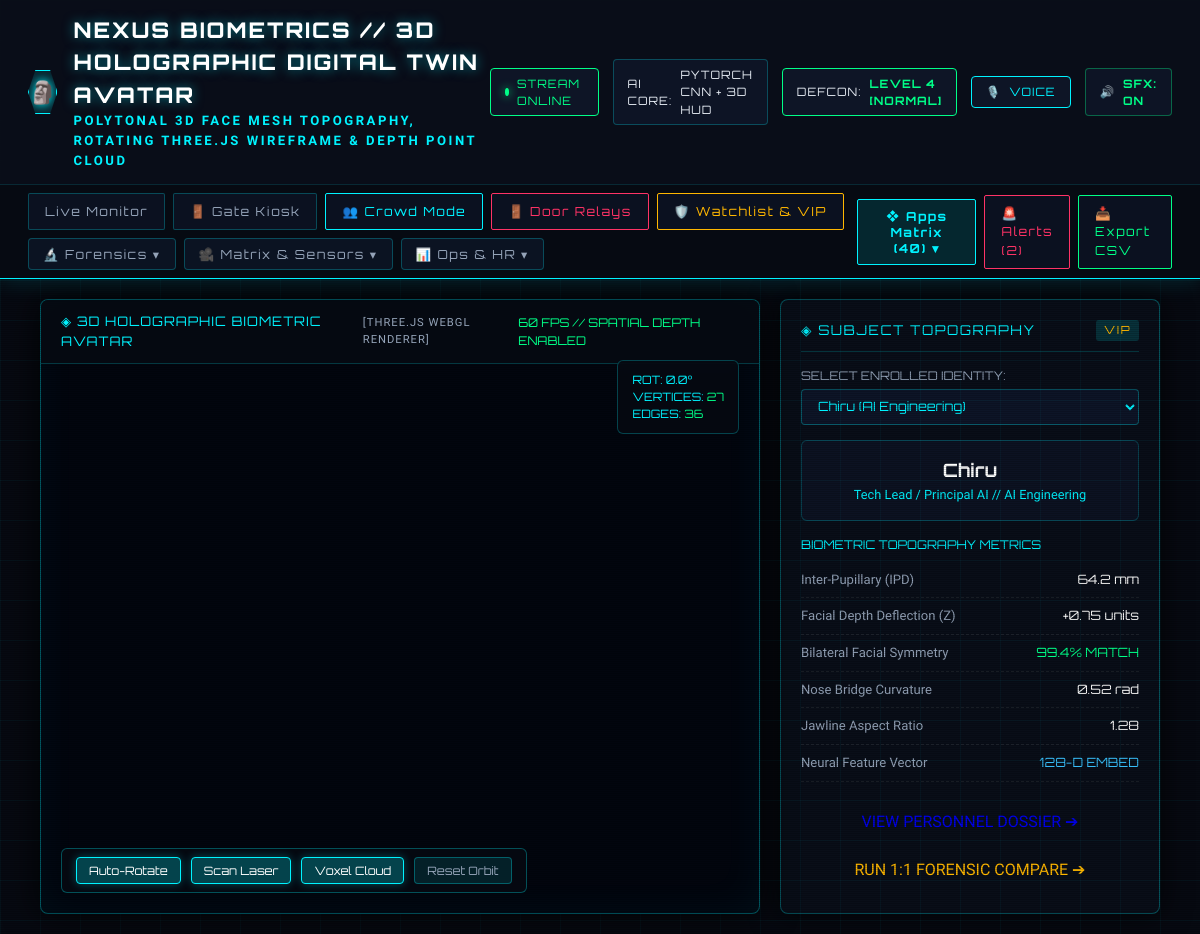
The page /avatar on the database its author committed.
### tables this page shows
CREATE TABLE users (
                    id INTEGER PRIMARY KEY AUTOINCREMENT,
                    name TEXT UNIQUE NOT NULL,
                    emp_id TEXT,
                    department TEXT,
                    registered_at TEXT
                , user_type TEXT DEFAULT 'Employee', role_title TEXT DEFAULT 'Member', email TEXT DEFAULT '', security_clearance TEXT DEFAULT 'STANDARD', access_notes TEXT DEFAULT '');

### app.py (the view)
@app.route('/avatar')
def avatar_view():
    user_name = request.args.get('user', 'Chiru')
    mesh = db.get_avatar_mesh_data(user_name)
    users = db.get_users()
    stats = db.get_stats()
    return render_template('avatar.html', stats=stats, mesh=mesh, users=users)

### attendance_engine/db.py (called while the page is built)
    def _get_connection(self):
        conn = sqlite3.connect(self.db_path, check_same_thread=False)
        conn.row_factory = sqlite3.Row
        return conn

    def get_users(self, user_type=None):
        with self._get_connection() as conn:
            cursor = conn.cursor()
            if user_type:
                cursor.execute("SELECT * FROM users WHERE user_type = ? ORDER BY name ASC", (user_type,))
            else:
                cursor.execute("SELECT * FROM users ORDER BY user_type DESC, name ASC")
            return [dict(row) for row in cursor.fetchall()]

    def get_user(self, name):
        with self._get_connection() as conn:
            cursor = conn.cursor()
            cursor.execute("SELECT * FROM users WHERE LOWER(name) = LOWER(?)", (name.strip(),))
            row = cursor.fetchone()
            return dict(row) if row else None

### templates/avatar.html (shortened to what this page needs)
<!DOCTYPE html>
<html lang="en">
<head>
  <link rel="stylesheet" href="/static/css/style.css">
</head>
<body>
  {% set active_page = 'avatar' %}
  {% set nav_icon = '🗿' %}
  {% set nav_title = 'NEXUS BIOMETRICS // 3D HOLOGRAPHIC DIGITAL TWIN AVATAR' %}
  {% set nav_subtitle = 'POLYTONAL 3D FACE MESH TOPOGRAPHY, ROTATING THREE.JS WIREFRAME & DEPTH POINT CLOUD' %}
  {% include 'nav_header.html' %}
  <main class="avatar-layout">
    <div class="viewport-card">
      <div class="viewport-header">
        <div style="font-family:'Orbitron',monospace; font-size:0.82rem; color:#00f3ff; letter-spacing:1px; display:flex; align-items:center; gap:8px;">
          <span>◈ 3D HOLOGRAPHIC BIOMETRIC AVATAR</span>
          <span style="font-size:0.7rem; color:#94a3b8; font-family:'Rajdhani',sans-serif;">[THREE.JS WEBGL RENDERER]</span>
        </div>
        <div style="font-family:'Orbitron',monospace; font-size:0.75rem; color:#00ff88;">
          60 FPS // SPATIAL DEPTH ENABLED
        </div>
      </div>
      <div id="three-canvas-container"></div>
      <div class="hud-compass-badge">
        <div>ROT: <span id="rot-y-disp">0.0°</span></div>
        <div>VERTICES: <span style="color:#00ff88;">{{ mesh.total_vertices }}</span></div>
        <div>EDGES: <span style="color:#00ff88;">{{ mesh.total_polygons }}</span></div>
      </div>
      <div class="hud-controls-overlay">
        <button class="hud-toggle-btn active" id="btn-rotate" onclick="toggleRotate()">Auto-Rotate</button>
        <button class="hud-toggle-btn active" id="btn-laser" onclick="toggleLaser()">Scan Laser</button>
        <button class="hud-toggle-btn active" id="btn-particles" onclick="toggleParticles()">Voxel Cloud</button>
        <button class="hud-toggle-btn" onclick="reset3DCamera()">Reset Orbit</button>
      </div>
    </div>
    <div class="inspector-panel">
      <div class="panel-hdr">
        <span>◈ SUBJECT TOPOGRAPHY</span>
        <span style="font-size:0.7rem; padding:2px 8px; border-radius:3px; background:rgba(0,243,255,0.15); color:{{ mesh.glow_color }};">
          {{ mesh.user.security_clearance }}
        </span>
      </div>
      <label style="font-size:0.75rem; color:#94a3b8; font-family:'Orbitron',monospace; margin-bottom:4px; display:block;">SELECT ENROLLED IDENTITY:</label>
      <select class="cyber-select" onchange="switchAvatar(this.value)">
        {% for u in users %}
        <option value="{{ u.name }}" {% if u.name == mesh.user.name %}selected{% endif %}>{{ u.name }} ({{ u.department }})</option>
        {% endfor %}
      </select>
      <div style="text-align:center; padding:15px; background:rgba(15,23,42,0.6); border:1px solid rgba(0,243,255,0.2); border-radius:6px; margin-bottom:15px;">
        <div style="font-family:'Orbitron',monospace; font-size:1.15rem; font-weight:700; color:#fff;">{{ mesh.user.name }}</div>
        <div style="font-size:0.8rem; color:#00f3ff; margin-top:2px;">{{ mesh.user.role_title }} // {{ mesh.user.department }}</div>
      </div>
      <div style="font-family:'Orbitron',monospace; font-size:0.75rem; color:#00f3ff; margin-bottom:8px;">BIOMETRIC TOPOGRAPHY METRICS</div>
      <div class="stat-row"><span class="stat-lbl">Inter-Pupillary (IPD)</span><span class="stat-val">64.2 mm</span></div>
      <div class="stat-row"><span class="stat-lbl">Facial Depth Deflection (Z)</span><span class="stat-val">+0.75 units</span></div>
      <div class="stat-row"><span class="stat-lbl">Bilateral Facial Symmetry</span><span class="stat-val" style="color:#00ff88;">99.4% MATCH</span></div>
      <div class="stat-row"><span class="stat-lbl">Nose Bridge Curvature</span><span class="stat-val">0.52 rad</span></div>
      <div class="stat-row"><span class="stat-lbl">Jawline Aspect Ratio</span><span class="stat-val">1.28</span></div>
      <div class="stat-row"><span class="stat-lbl">Neural Feature Vector</span><span class="stat-val" style="color:#38bdf8;">128-D EMBED</span></div>
      <div style="margin-top:20px; display:flex; flex-direction:column; gap:8px;">
        <a href="/dossier?user={{ mesh.user.name }}" class="quick-preset-btn" style="text-align:center; padding:8px; text-decoration:none;">
          VIEW PERSONNEL DOSSIER ➔
        </a>
        <a href="/compare" class="quick-preset-btn" style="text-align:center; padding:8px; text-decoration:none; color:#ffb700; border-color:rgba(255,183,0,0.4);">
          RUN 1:1 FORENSIC COMPARE ➔
        </a>
      </div>
    </div>
  </main>
</body>
</html>

### static/css/style.css (style rules this page uses)
:root { --bg-primary: #070a12; --bg-secondary: #0d121f; --bg-card: rgba(16, 23, 38, 0.75); --border-cyan: #00f3ff; --border-dim: rgba(0, 243, 255, 0.25); --neon-cyan: #00f3ff; --neon-green: #00ff88; --neon-amber: #ffb800; --neon-purple: #9d4edd; --neon-red: #ff3366; --text-main: #e2e8f0; --text-muted: #94a3b8; --font-tech: 'Orbitron', -apple-system, sans-serif; --font-body: 'Rajdhani', -apple-system, sans-serif; }
* { margin: 0; padding: 0; box-sizing: border-box; }
body { background-color: var(--bg-primary); color: var(--text-main); font-family: var(--font-body); font-size: 16px; line-height: 1.5; min-height: 100vh; position: relative; overflow-x: hidden; }
.cyber-select { padding: 6px 12px; background: rgba(15, 23, 42, 0.9); color: #fff; border: 1px solid var(--border-cyan); border-radius: 2px; font-family: var(--font-tech); font-size: 0.72rem; outline: none; cursor: pointer; }

### templates/avatar.html (style rules this page uses)
.avatar-layout { display: grid; grid-template-columns: 1fr 380px; gap: 20px; padding: 20px 40px; height: calc(100vh - 145px); box-sizing: border-box; }
.viewport-card { background: #02050e; border: 1px solid rgba(0, 243, 255, 0.35); border-radius: 8px; position: relative; overflow: hidden; display: flex; flex-direction: column; box-shadow: 0 0 35px rgba(0, 0, 0, 0.9), inset 0 0 40px rgba(0, 243, 255, 0.05); }
.viewport-header { padding: 12px 20px; background: rgba(6, 10, 18, 0.9); border-bottom: 1px solid rgba(0, 243, 255, 0.2); display: flex; justify-content: space-between; align-items: center; z-index: 10; }
#three-canvas-container { flex: 1; width: 100%; height: 100%; cursor: grab; }
.hud-controls-overlay { position: absolute; bottom: 20px; left: 20px; display: flex; gap: 10px; z-index: 10; background: rgba(6, 10, 18, 0.85); border: 1px solid rgba(0, 243, 255, 0.3); border-radius: 6px; padding: 8px 14px; backdrop-filter: blur(8px); }
.hud-toggle-btn { background: rgba(0, 243, 255, 0.1); border: 1px solid rgba(0, 243, 255, 0.3); color: #94a3b8; padding: 5px 12px; border-radius: 4px; font-family: 'Orbitron', monospace; font-size: 0.72rem; cursor: pointer; transition: all 0.2s; }
.hud-toggle-btn.active, .hud-toggle-btn:hover { background: rgba(0, 243, 255, 0.25); border-color: #00f3ff; color: #fff; box-shadow: 0 0 10px rgba(0, 243, 255, 0.3); }
.hud-compass-badge { position: absolute; top: 60px; right: 20px; background: rgba(6, 10, 18, 0.85); border: 1px solid rgba(0, 243, 255, 0.25); border-radius: 6px; padding: 10px 14px; font-family: 'Orbitron', monospace; font-size: 0.72rem; color: #00f3ff; pointer-events: none; z-index: 10; backdrop-filter: blur(6px); }
.inspector-panel { background: rgba(10, 15, 26, 0.95); border: 1px solid rgba(0, 243, 255, 0.3); border-radius: 8px; padding: 20px; display: flex; flex-direction: column; box-shadow: 0 0 30px rgba(0, 0, 0, 0.8); overflow-y: auto; }
.panel-hdr { font-family: 'Orbitron', monospace; font-size: 0.85rem; letter-spacing: 1.5px; color: #00f3ff; border-bottom: 1px solid rgba(0, 243, 255, 0.2); padding-bottom: 10px; margin-bottom: 15px; display: flex; justify-content: space-between; align-items: center; }
.cyber-select { width: 100%; background: rgba(15, 23, 42, 0.9); border: 1px solid rgba(0, 243, 255, 0.3); color: #00f3ff; padding: 8px 12px; border-radius: 4px; font-family: 'Orbitron', monospace; font-size: 0.8rem; outline: none; margin-bottom: 15px; cursor: pointer; }
.stat-row { display: flex; justify-content: space-between; padding: 8px 0; border-bottom: 1px dashed rgba(255, 255, 255, 0.08); font-size: 0.82rem; }
.stat-lbl { color: #94a3b8; }
.stat-val { color: #fff; font-family: 'Orbitron', monospace; font-size: 0.8rem; }

### rows shown on the page
users: user.security_clearance "VIP", user.name "Chiru", user.role_title "Tech Lead / Principal AI", user.department "AI Engineering"

### other values the page prints
{{ nav_icon|default('◈') }} "🗿"
{{ nav_title|default('NEXUS // BIOMETRIC 3D ATTENDANCE') }} "NEXUS BIOMETRICS // 3D HOLOGRAPHIC DIGITAL TWIN AVATAR"
{{ mesh.total_vertices }} "27"
{{ mesh.total_polygons }} "36"
form field value "Chiru (AI Engineering)"
